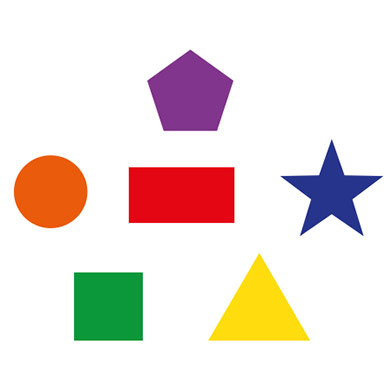
#> input picture images/shape.jpg, 392 x 392 px
$ python EdgeDetectionCanny.py   (older library calls are emulated)
#> lines starting #> are read from the running program, lines starting #| are printed output that depends on the picture; after the words box and inside, x2 and y2 are one past the last pixel; in counts of white or black regions, pixels touching at a corner belong together
#Author - Deepak
#Date - 26/May/2019
#Descr - Canny Edges Detection in OpenCv.

# There are three main types of edge detection
# Sobal, laplacian and Canny


import cv2
import numpy as np

image = cv2.imread('images/shape.jpg',0)
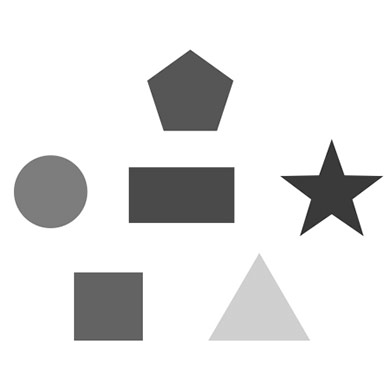
#> image: shape (392, 392); min 25, max 255, mean 228.5

height, width = image.shape
#> height = 392; width = 392

# Extract Sobel Edges
# Sobel emphasises on vertical or horizontal edges.
sobel_x = cv2.Sobel(image, cv2.CV_64F, 0, 1, ksize=5)
sobel_y = cv2.Sobel(image, cv2.CV_64F, 1, 0, ksize=5)

cv2.imshow('Original', image)
cv2.imshow('Sobel X', sobel_x)
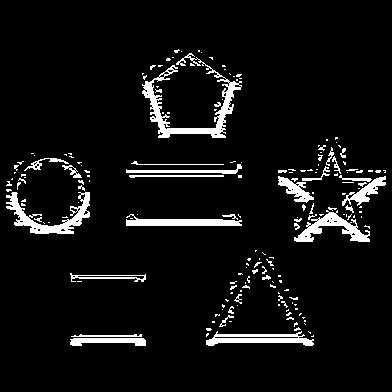
#> window 'Sobel X': shape (392, 392); 6.4% white; 187 white regions (152 under 20 px), largest, box (x1, y1, x2, y2) and area: (142, 53, 242, 138) 1744, (6, 192, 90, 234) 1155, (294, 210, 370, 242) 895
cv2.imshow('Sobel Y', sobel_y)
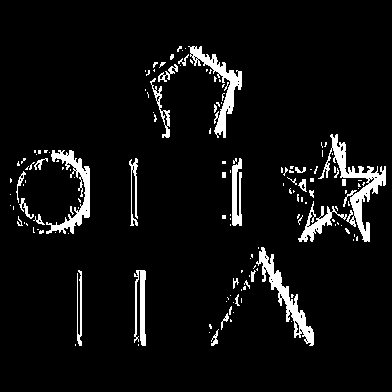
#> window 'Sobel Y': shape (392, 392); 6% white; 150 white regions (122 under 20 px), largest, box (x1, y1, x2, y2) and area: (318, 134, 386, 242) 1624, (256, 247, 314, 346) 1221, (188, 46, 242, 138) 1160
sobel_OR = cv2.bitwise_or(sobel_x, sobel_y)
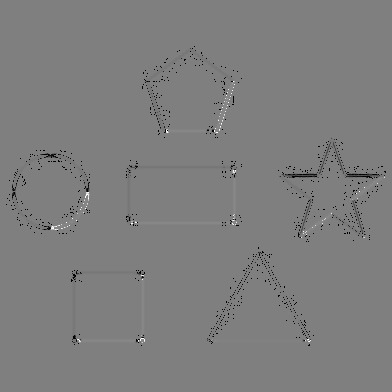
#> sobel_OR: shape (392, 392) float64; 0.4% of the values are NaN or infinite; the others: min -131056, max 130944, mean -554.8; drawn with min black, max white, NaN and infinite black
cv2.imshow('sobel Bitwise OR', sobel_OR)

#Laplacian emphasises on all orientations.
laplacian = cv2.Laplacian(image, cv2.CV_64F)
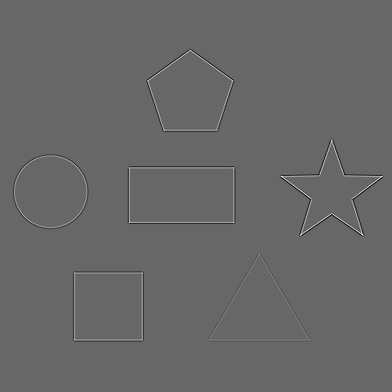
#> laplacian: shape (392, 392) float64; min -260, max 380, mean 0; drawn with min black and max white
cv2.imshow('Laplacian', laplacian)
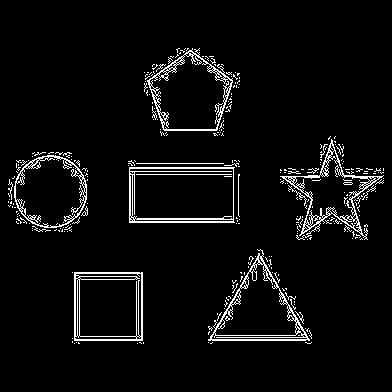
#> window 'Laplacian': shape (392, 392); 4.9% white in thin lines or dots, all inside (x1, y1, x2, y2) = (8, 48, 384, 344)


##  Then, we need to provide two values: threshold1 and threshold2. Any gradient value larger than threshold2
# is considered to be an edge. Any value below threshold1 is considered not to be an edge.
#Values in between threshold1 and threshold2 are either classiﬁed as edges or non-edges based on how their
#intensities are “connected”. In this case, any gradient values below 60 are considered non-edges
#whereas any values above 120 are considered edges.

# Canny Edge Detection uses gradient values as thresholds
# The first threshold gradient

'''
# Canny Edge detection developed by John F. Canny in 1896

1. applies gaussian blurring
2. finds intensity gradient of the image
3. applies non max suppression (removes pixels which are not edges)
4. hysteresis - applies threshold (if the pixels is within the upper and lower threshold, it is considered an edge)
'''

#Canny detects edges optimally because of low error rate and high accuracy.
canny = cv2.Canny(image, 60, 120)
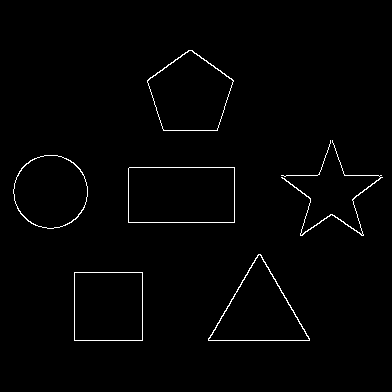
#> canny: shape (392, 392); 1.3% white in thin lines or dots, all inside (x1, y1, x2, y2) = (13, 50, 383, 341)
cv2.imshow('Canny Edges', canny)

if cv2.waitKey(0) & 0xFF == ord('q'):
#> (key q is pressed here)
   cv2.destroyAllWindows()
